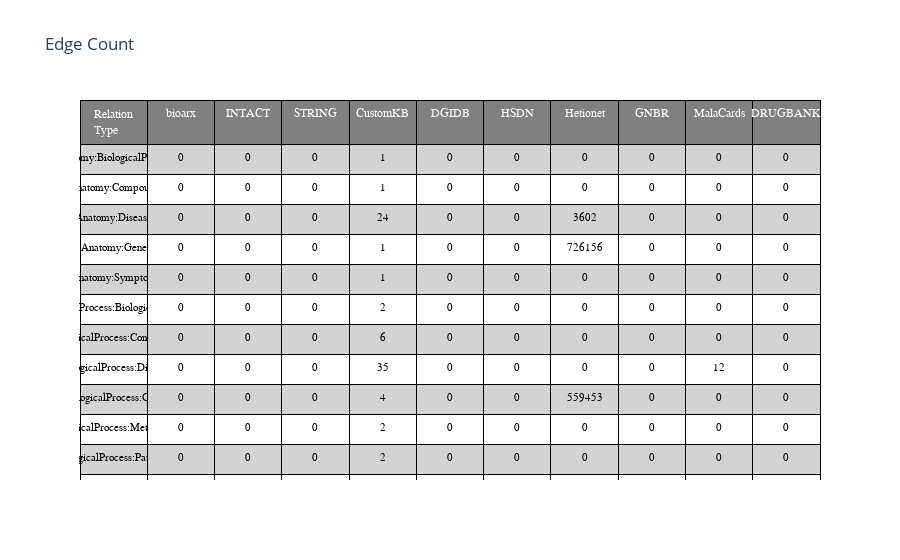

Notebook source saved alongside this figure:
### Markdown cell above
### Table 2: Number of relations

### Code cell
import plotly.graph_objects as go

header_color = "grey"
row_even_color = "lightgrey"
row_odd_color = "white"

grouped_edge_stat = (
    edge_stat.groupby(["simple_relation_type", "resource"]).sum().reset_index()
)
edge_stat_dicts = grouped_edge_stat.to_dict("records")
data = make_wide_format(
    edge_stat_dicts, "simple_relation_type", "resource", "relation_count"
)
columns = list(set([item["resource"] for item in edge_stat_dicts]))
cell_values = transposed_array(
    [
        [item["simple_relation_type"]]
        + [item.get(snake_case(column), 0) for column in columns]
        for item in data
    ]
)

row_num = len(cell_values[0])
colors = [row_even_color if i % 2 == 0 else row_odd_color for i in range(row_num)]

table2 = go.Figure(
    data=[
        go.Table(
            header=dict(
                values=["Relation Type"] + columns,
                align="center",
                line=dict(width=1, color="black"),
                fill=dict(color=header_color),
                font=dict(family="Arial", size=12, color="white"),
            ),
            cells=dict(
                values=cell_values,
                align="center",
                line=dict(color="black", width=1),
                fill=dict(color=[colors]),
                font=dict(family="Arial", size=11, color="black"),
                height=30,
            ),
        )
    ]
)

table2.update_layout(title="Edge Count")
table2.show()

### Figure 1 — Plotly figure (JSON) as saved in the notebook; plotly's stock layout.template omitted (floating-point values rounded to 4 significant figures; data arrays with more than 128 entries replaced by an {"elided": "..."} marker saying what was removed)
{"data": [{"cells": {"align": "center", "fill": {"color": [["lightgrey", "white", "lightgrey", "white", "lightgrey", "white", "lightgrey", "white", "lightgrey", "white", "lightgrey", "white", "lightgrey", "white", "lightgrey", "white", "lightgrey", "white", "lightgrey", "white", "lightgrey", "white", "lightgrey", "white", "lightgrey", "white", "lightgrey", "white", "lightgrey", "white", "lightgrey", "white", "lightgrey", "white", "lightgrey"]]}, "font": {"color": "black", "family": "Arial", "size": 11}, "height": 30, "line": {"color": "black", "width": 1}, "values": {"elided": "11x35 mixed values"}}, "header": {"align": "center", "fill": {"color": "grey"}, "font": {"color": "white", "family": "Arial", "size": 12}, "line": {"color": "black", "width": 1}, "values": ["Relation Type", "bioarx", "INTACT", "STRING", "CustomKB", "DGIDB", "HSDN", "Hetionet", "GNBR", "MalaCards", "DRUGBANK"]}, "type": "table"}], "layout": {"title": {"text": "Edge Count"}}}
